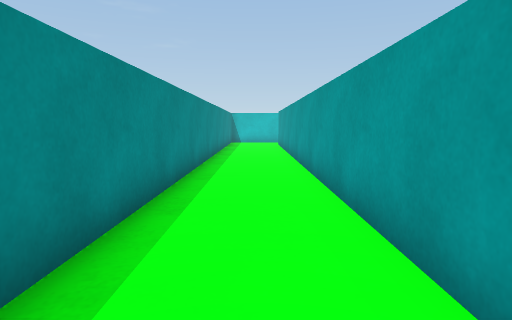
view 1 (above)

18 first-person views from a walk through a Unity game level. The camera is 0.6 m above the floor, tilts 6° down and sees 75° across. The floor is counted in squares, 0.5 m on a side. Each view is taken from the middle of a square. On the plan, view 1 faces up. The plan holds only what a view shows up to about 14 squares ahead; the rest is blank. The place goes on beyond the plan. The player is left out. Some animated figures are not drawn.

view 2
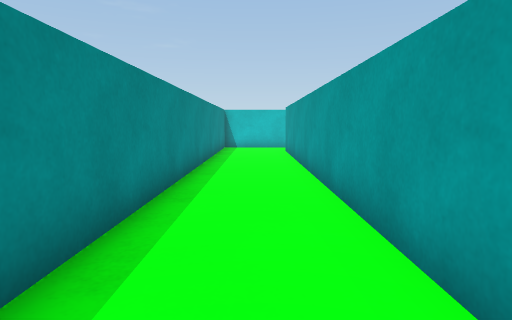

view 3
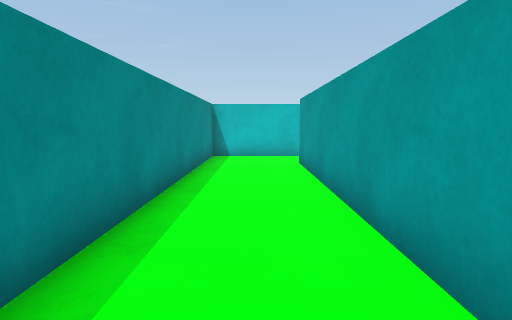

view 4
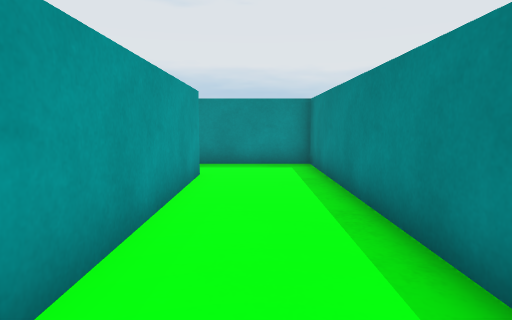

view 5
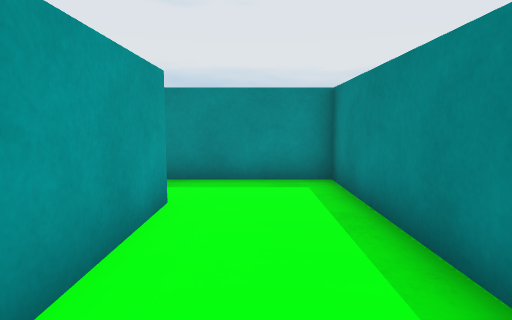

view 6
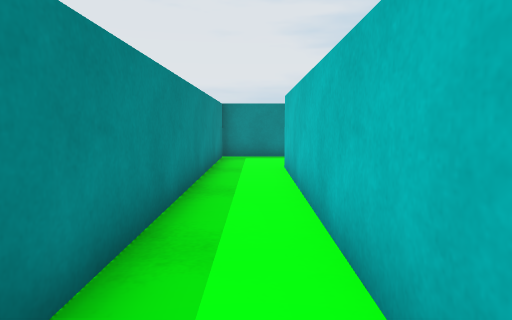

view 7
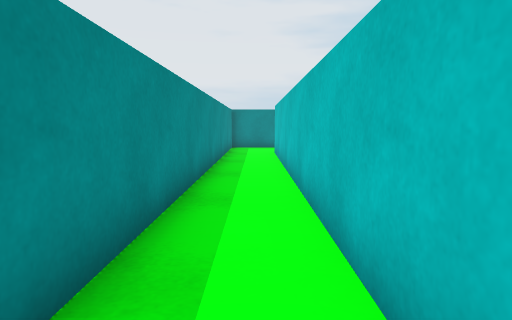

view 8
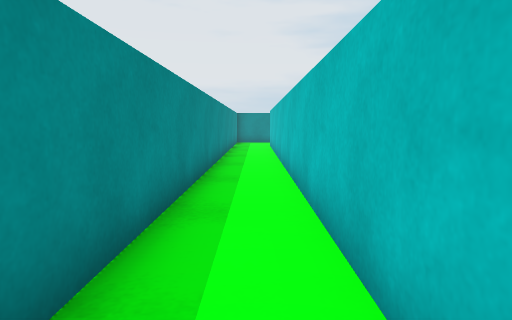

view 9
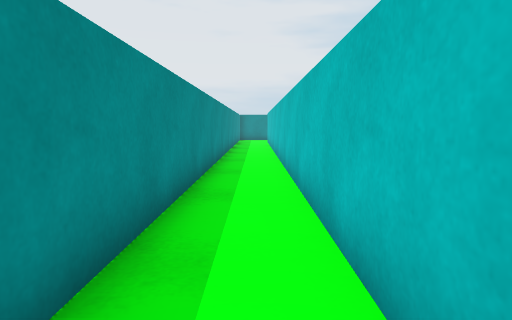

view 10
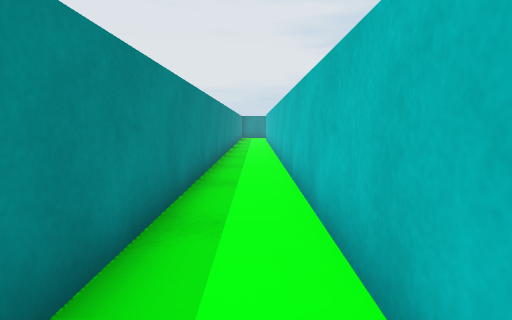

view 11
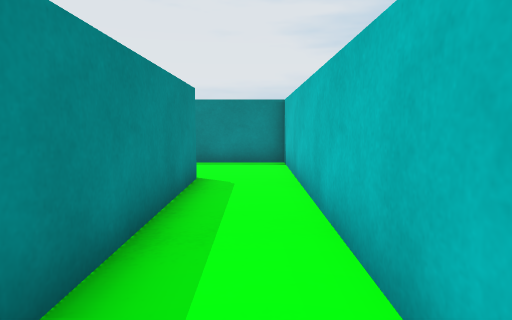

view 12
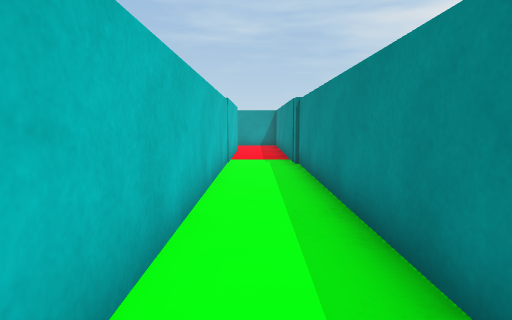

view 13
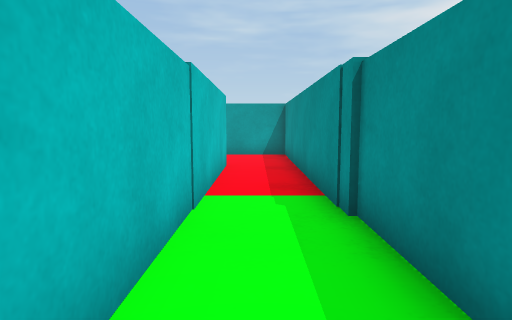

view 14
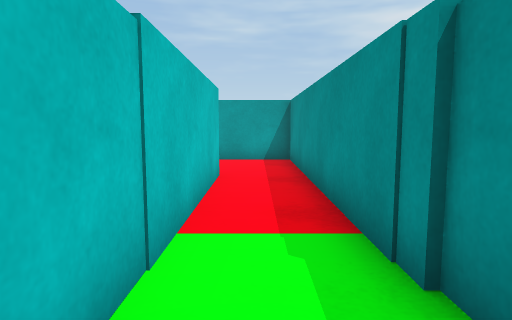

view 15
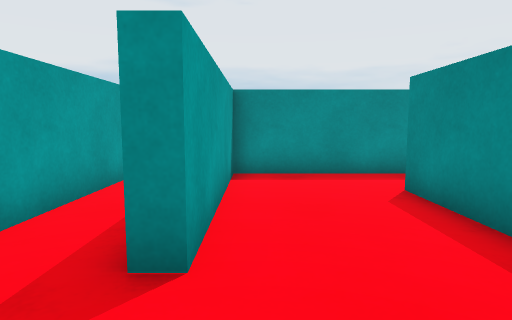

view 16
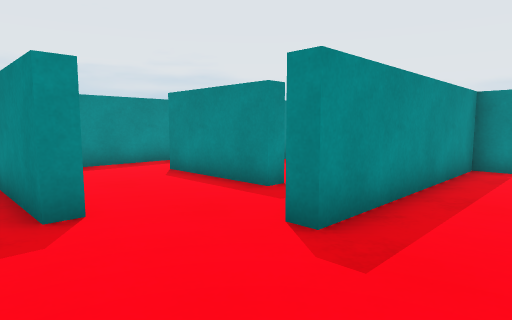

view 17
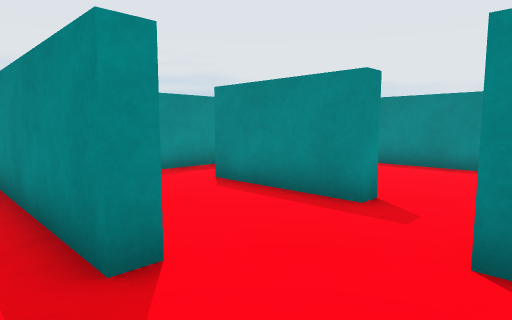

view 18
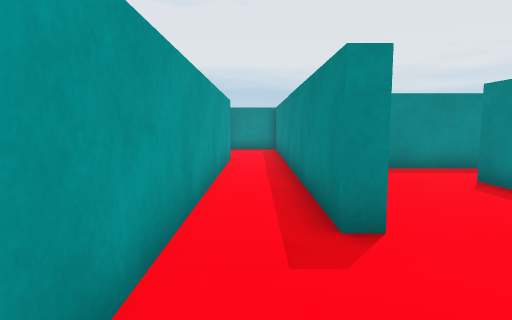

### Floor plan
Points are (right, up) in squares from view 1. A wall is a line through its corners. A room is listed if a view was taken in it or the views show most of it. See-through windows are left out.
Room 1 (views 1, 2, 3, 4, 5, 6, 7, 8, 9, 10, 11, 12, 13, 14)
walls: (1.4, 0.9) (1.4, 20.7) (20.6, 20.7); (28, 0.8) (1.6, 0.8); (20.2, 22.9) (-1.7, 22.9) (-1.7, -1.3) (27.5, -1.3)
ways out: opening at (21, 22) to room 2
Room 2 (views 15, 16, 17, 18)
walls: (19.8, 26.6) (20.2, 26.6) (20.2, 22.9); (20.6, 20.7) (23.6, 20.7) (23.6, 26.4) (24, 26.4) (24, 17.4); (14.8, 29.8) (14.8, 28.9) (21.9, 28.9) (21.9, 28.4); (25.9, 18.2) (25.9, 29)
ways out: opening at (21, 22) to room 1; opening at (20, 27.5) to room 3; opening at (25, 18)
Room 3 (no view inside)
walls: (14.8, 27.1) (14.8, 24.2)
ways out: opening at (20, 27.5) to room 2

Positions as (right, up) in squares from view 1, and headings:
1: (0, 0), facing up
2: (0, 5), facing up
3: (0, 10), facing up
4: (0, 9), facing down
5: (0, 6), facing down
6: (11, 0), facing left
7: (16, 0), facing left
8: (21, 0), facing left
9: (25, 0), facing left
10: (29, 0), facing left
11: (9, 22), facing left
12: (4, 22), facing right
13: (10, 22), facing right
14: (12, 22), facing right
15: (23, 29), facing down
16: (25, 31), facing down-left
17: (25, 29), facing down-left
18: (25, 30), facing down
